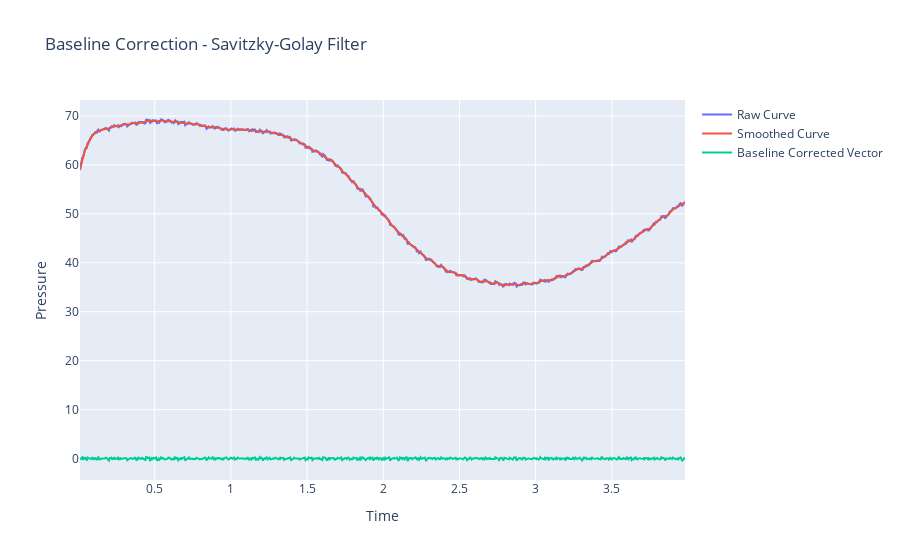

Notebook source saved alongside this figure:
### Code cell
"""
3. Savitzky-Golay Filter
- applies a polynomial smoothing filter to the data, which is particularly effective for preserving features of the data while reducing noise
- uses a sliding window to fit a polynomial to the data points within the window, and then replaces the central point with the value of the polynomial at that point
"""
from scipy.signal import savgol_filter
window_size = 13  # Must be odd
poly_order = 2  # Polynomial order
smoothed_vector = savgol_filter(pressure_vector, window_size, poly_order)
baseline_corrected_vector = pressure_vector - smoothed_vector
# Remove the elements from the beginning and end to avoid edge effects. Typically <window_size // 2>
# baseline_corrected_vector = baseline_corrected_vector[1:-1]
# featrawi["pressure_baseline_corrected"] = baseline_corrected_vector
fig = go.Figure()
fig.add_trace(go.Scatter(x=time, y=pressure_vector, mode='lines', name='Raw Curve'))
fig.add_trace(go.Scatter(x=time, y=smoothed_vector, mode='lines', name='Smoothed Curve'))
fig.add_trace(go.Scatter(x=time, y=baseline_corrected_vector, mode='lines', name='Baseline Corrected Vector'))
fig.update_layout(title='Baseline Correction - Savitzky-Golay Filter', xaxis_title='Time', yaxis_title='Pressure')
fig.show()
fig.write_image("dev/figures/fig_baseline_correction_savitzky_golay_filter.png", width=1100, height= 350, scale = 3)

### Figure 1 — Plotly figure (JSON) as saved in the notebook; plotly's stock layout.template omitted (floating-point values rounded to 4 significant figures; data arrays with more than 128 entries replaced by an {"elided": "..."} marker saying what was removed)
{"data": [{"mode": "lines", "name": "Raw Curve", "type": "scatter", "x": {"elided": "795 float values"}, "y": {"elided": "795 float values"}}, {"mode": "lines", "name": "Smoothed Curve", "type": "scatter", "x": {"elided": "795 float values"}, "y": {"elided": "795 float values"}}, {"mode": "lines", "name": "Baseline Corrected Vector", "type": "scatter", "x": {"elided": "795 float values"}, "y": {"elided": "795 float values"}}], "layout": {"title": {"text": "Baseline Correction - Savitzky-Golay Filter"}, "xaxis": {"title": {"text": "Time"}}, "yaxis": {"title": {"text": "Pressure"}}}}
